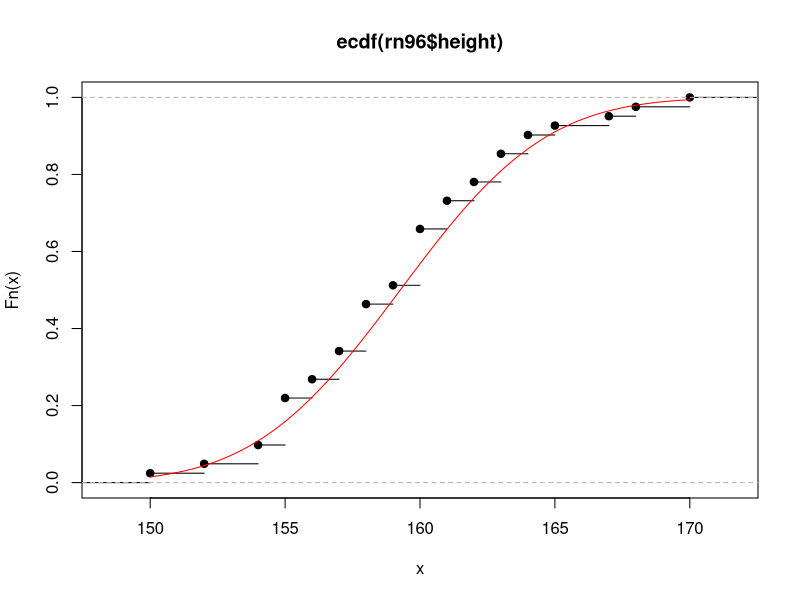
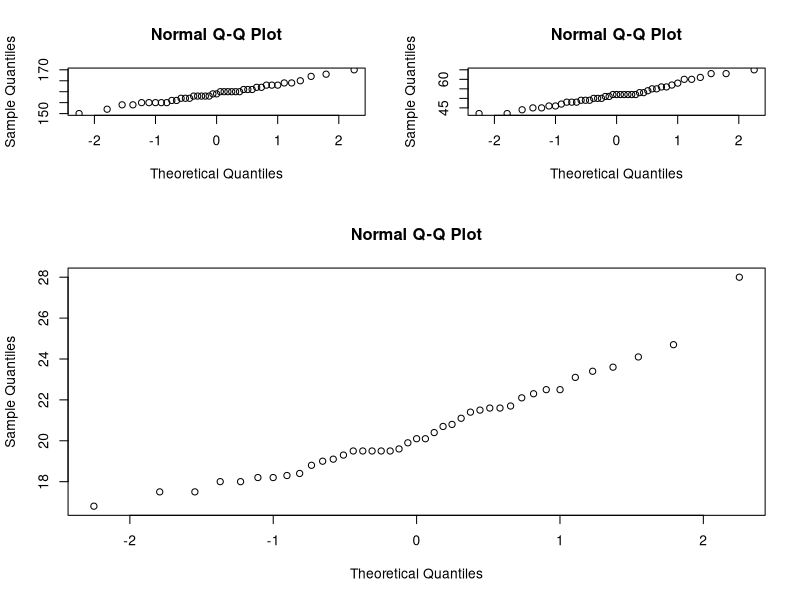
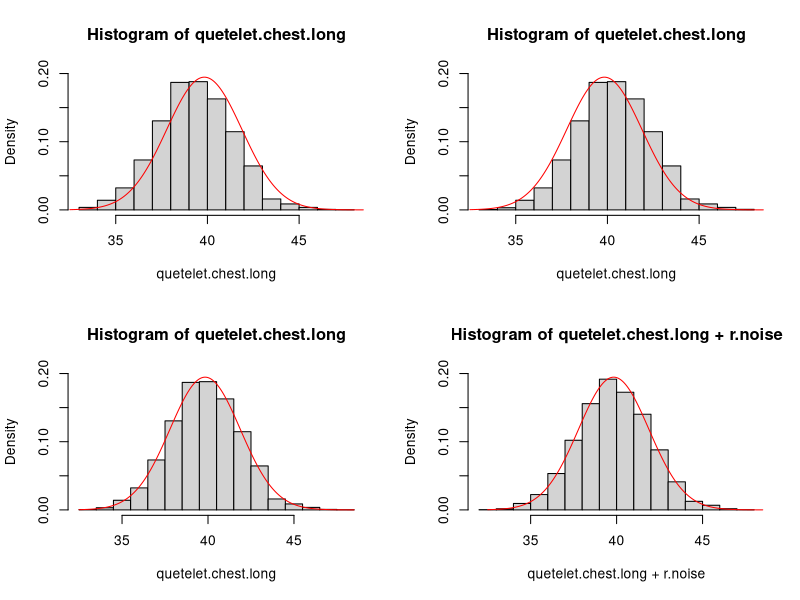
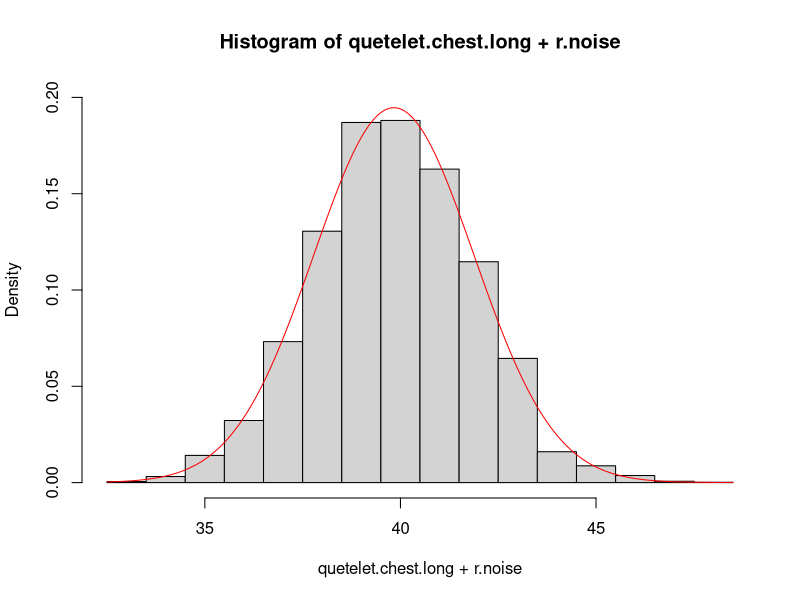
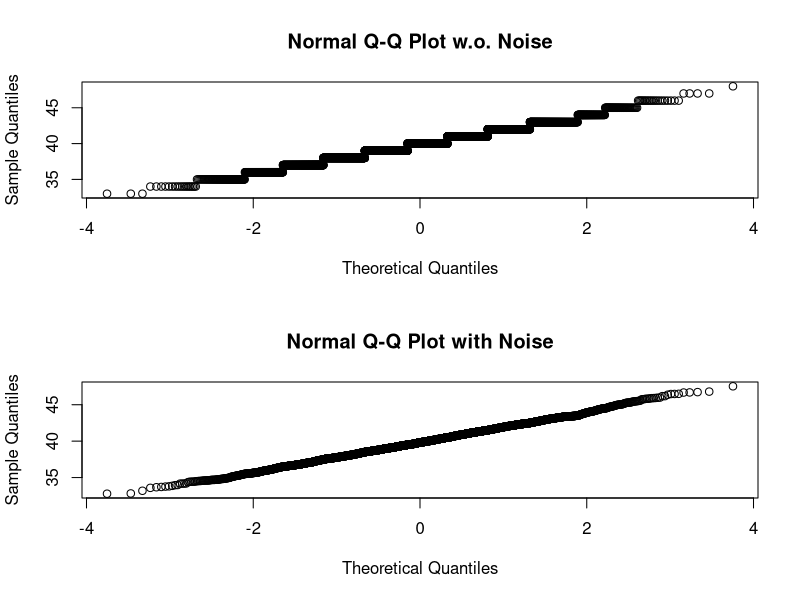

Here is the R script that generated these plots, in order:
## ---- chunk 1
rn96<-read.table("rn96.txt",header=T,sep="")
head(rn96)
BMI<-round(rn96$weight/(rn96$height/100)^2,digits=1)
head(BMI)
head(cbind(rn96,BMI))
head(data.frame(rn96,BMI))
## ---- chunk 2
install.packages("nortest", repos="http://cran.nexr.com/")
library(nortest)
## ---- chunk 3
help(package=nortest)
## ---- chunk 4
mean.height<-mean(rn96$height)
sd.height<-sd(rn96$height)
min.height<-min(rn96$height)
max.height<-max(rn96$height)
x.height<-seq(min.height,max.height,1/100)
plot(ecdf(rn96$height))
lines(x.height,pnorm(x.height,mean.height,sd.height),col="red")
## ---- chunk 5
apply(cbind(rn96,BMI),2,ad.test)
apply(cbind(rn96,BMI),2,cvm.test)
apply(cbind(rn96,BMI),2,lillie.test)
apply(cbind(rn96,BMI),2,pearson.test)
apply(cbind(rn96,BMI),2,sf.test)
apply(cbind(rn96,BMI),2,shapiro.test)
## ---- chunk 6
layout(matrix(c(1,2,3,3),2,2, byrow=TRUE), heights=c(1,2))
apply(cbind(rn96,BMI),2,qqnorm)
## ---- chunk 7
chest<-33:48
freq<-c(3,18,81,185,420,749,1073,1079,934,658,370,92,50,21,4,1)
sum(freq)
## ---- chunk 8
quetelet.chest<-data.frame(chest,freq)
## ---- chunk 9
quetelet.chest.long<-rep(33,3)
for (i in 34:48) {
quetelet.chest.long<-c(quetelet.chest.long,rep(i,quetelet.chest$freq[i-32]))
}
length(quetelet.chest.long)
## ---- chunk 10
mean.chest<-mean(quetelet.chest.long)
sd.chest<-sd(quetelet.chest.long)
x<-seq(32.5,48.5,length=1000)
y.norm<-dnorm(x,mean=mean.chest,sd=sd.chest)
## ---- chunk 11
par(mfrow=c(2,2))
h1<-hist(quetelet.chest.long,prob=T,ylim=c(0,0.2))
lines(x,y.norm,col="red")
h2<-hist(quetelet.chest.long,prob=T,right=F,ylim=c(0,0.2))
lines(x,y.norm,col="red")
h3<-hist(quetelet.chest.long,prob=T,breaks=32.5:48.5,ylim=c(0,0.2))
lines(x,y.norm,col="red")
r.noise<-runif(5738)-0.5
h4<-hist(quetelet.chest.long+r.noise,prob=T,ylim=c(0,0.2))
lines(x,y.norm,col="red")
## ---- chunk 12
par(mfrow=c(1,1))
h5<-hist(quetelet.chest.long+r.noise,prob=T,breaks=32.5:48.5,ylim=c(0,0.2))
lines(x,y.norm,col="red")
## ---- chunk 13
h1
list(h1$breaks,h1$counts)
list(h2$breaks,h2$counts)
list(h3$breaks,h3$counts)
list(h4$breaks,h4$counts)
list(h5$breaks,h5$counts)
## ---- chunk 14
quetelet.chest.noise<-quetelet.chest.long+r.noise
apply(cbind(quetelet.chest.long,quetelet.chest.noise),2,ad.test)
apply(cbind(quetelet.chest.long,quetelet.chest.noise),2,cvm.test)
apply(cbind(quetelet.chest.long,quetelet.chest.noise),2,lillie.test)
apply(cbind(quetelet.chest.long,quetelet.chest.noise),2,pearson.test)
## ---- chunk 15
id.sample<-sample(1:5738,size=5000)
quetelet.chest.long.sample<-quetelet.chest.long[id.sample]
quetelet.chest.noise.sample<-quetelet.chest.noise[id.sample]
apply(cbind(quetelet.chest.long.sample,quetelet.chest.noise.sample),2,sf.test)
## ---- chunk 16
par(mfrow=c(2,1))
qqnorm(quetelet.chest.long, main="Normal Q-Q Plot w.o. Noise")
qqnorm(quetelet.chest.noise, main="Normal Q-Q Plot with Noise")
